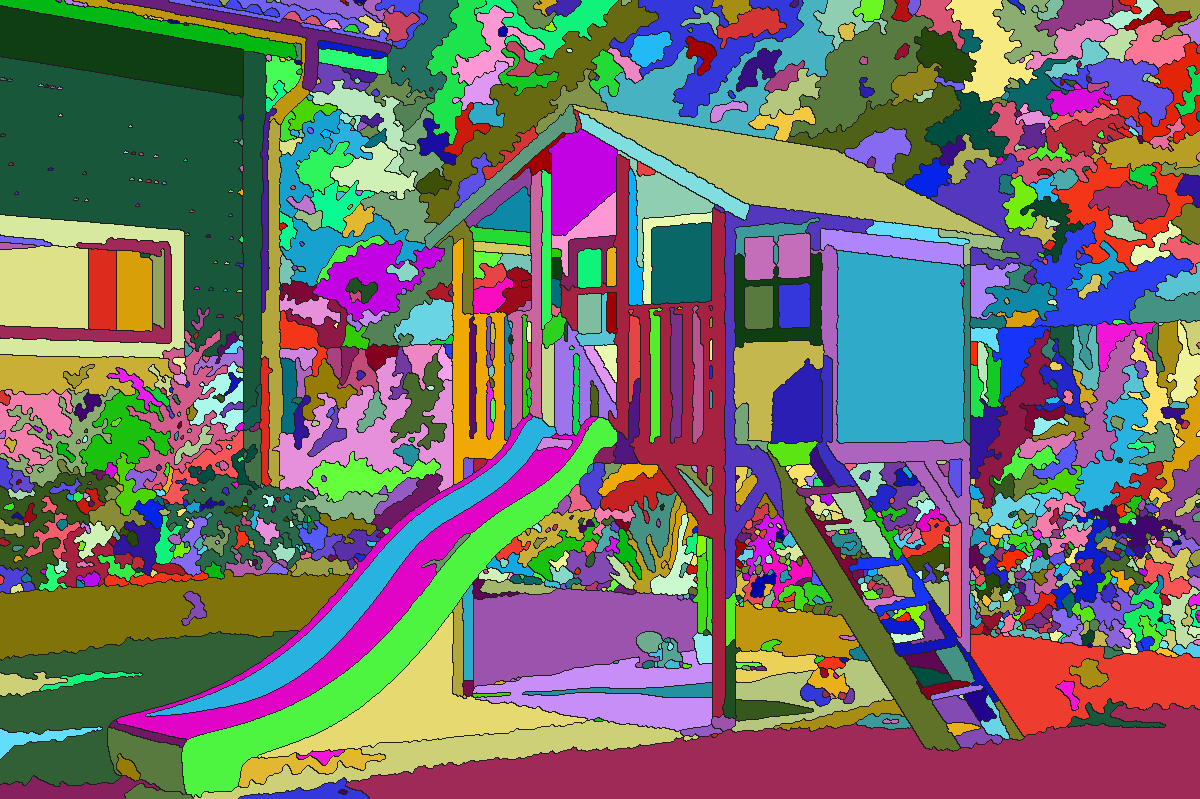
#> input picture output/debug.png, 1200 x 799 px
$ python -i build_adaptive_merge_report.py   (imports and definitions only)
#> lines starting #> are read from the running program, lines starting #| are printed output that depends on the picture; after the words box and inside, x2 and y2 are one past the last pixel; in counts of white or black regions, pixels touching at a corner belong together; pictures that were not available may be replaced by others from this repository, and a replacement may not be noted
#!/usr/bin/env python3
from __future__ import annotations

import argparse
import html
import json
import math
import shutil
from collections import defaultdict
from pathlib import Path
from typing import Any

import cv2
import numpy as np
from PIL import Image, ImageDraw, ImageFont, ImageOps


CONFIG_ORDER = [
    "expert24-balanced-detail",
    "expert24-adaptive-unlimited",
    "expert24-adaptive-2200",
    "expert24-adaptive-2400",
    "expert24-adaptive-2600",
    "expert24-adaptive-1800",
    "expert24-max-detail",
    "drake-reference",
]

SOURCE_LABELS = {
    "1-foto-1": "Camper am Meer",
    "img-1394": "See und Baumlinie",
    "img-1681": "Pferd auf Wiese",
    "img-1704": "Specht im Gruen",
    "img-1998": "Gelbe Blume",
    "foto-1": "Drake-Referenz Foto 1",
    "foto-1-dog": "Hund im Gras",
    "foto-2-frog": "Frosch",
    "foto-3-stork": "Storch im Nest",
}


# [6 lines left out: function parse_args, not called in this run]


def read_json(path: Path) -> Any:
    return json.loads(path.read_text(encoding="utf-8"))


# [8 lines left out: function report_href, not called in this run]


def load_rgb(path: str | Path) -> Image.Image:
#> called with path = '../output/debug.png'
    with Image.open(path) as image:
#> image is the input picture: PIL image 1200x799 RGB; mean R, G, B 117.9, 113.2, 107.8
        return ImageOps.exif_transpose(image).convert("RGB")


def resize_like(image: Image.Image, size: tuple[int, int]) -> Image.Image:
#> in rgb_metrics, `diff = source.astype(np.float32) - output.astype(np.float32)`: diff: shape (799, 1200, 3) float32; every value is 0
    if image.size == size:
        return image
    return image.resize(size, Image.Resampling.LANCZOS)


def image_to_np(image: Image.Image) -> np.ndarray:
    return np.asarray(image, dtype=np.uint8)


def canny_edges(rgb: np.ndarray) -> np.ndarray:
    gray = cv2.cvtColor(rgb, cv2.COLOR_RGB2GRAY)
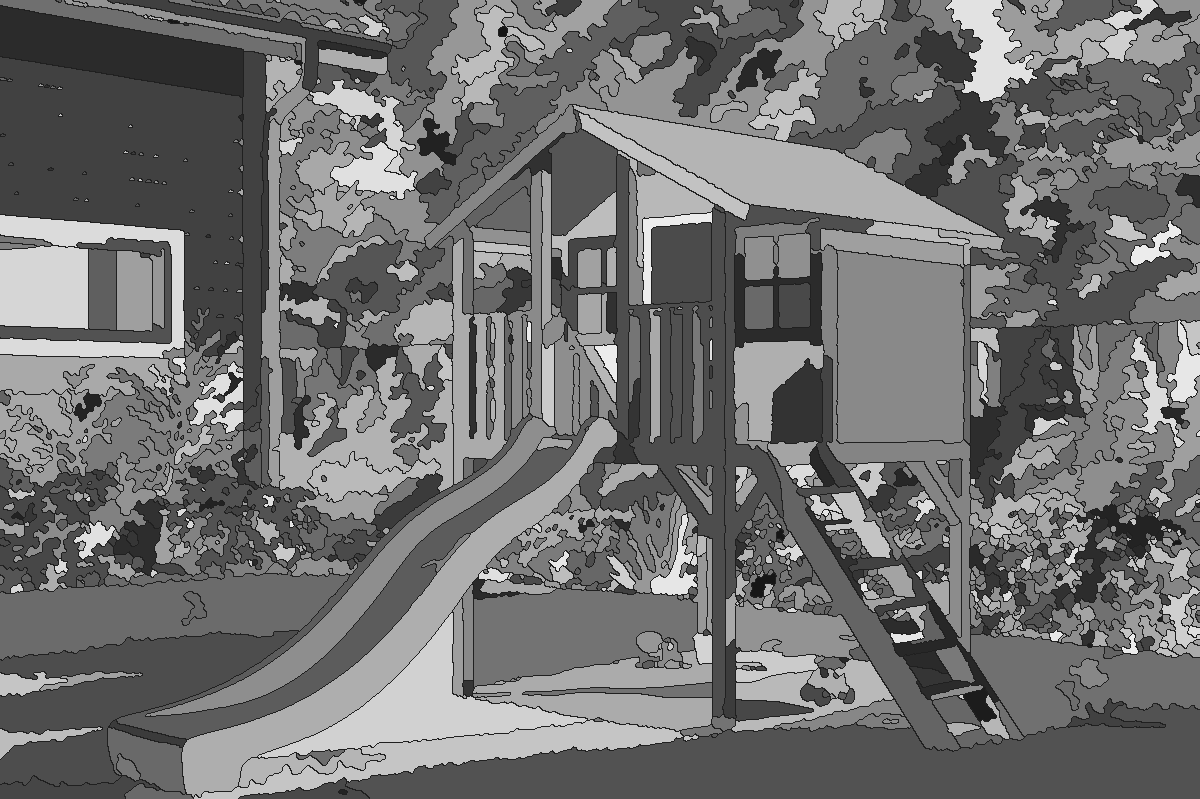
#> gray: shape (799, 1200); min 22, max 236, mean 114
    median = float(np.median(gray))
#> median = 107
    lower = int(max(12, 0.66 * median))
#> lower = 70
    upper = int(min(220, 1.33 * median + 24))
#> upper = 166
    return cv2.Canny(gray, lower, upper) > 0
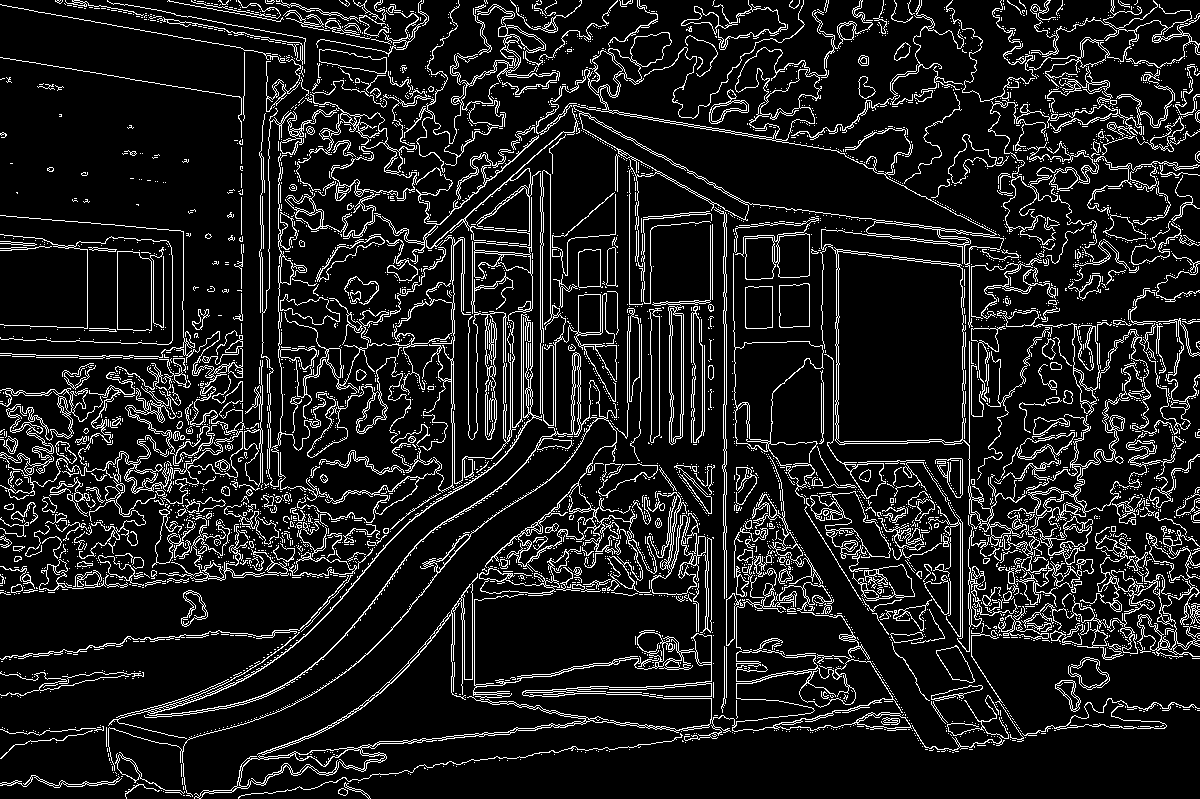
#> returned value: shape (799, 1200) bool; 11.3% white in thin lines or dots


def edge_metrics(source: np.ndarray, output: np.ndarray) -> dict[str, float]:
    source_edges = canny_edges(source)
    output_edges = canny_edges(output)
    kernel = np.ones((3, 3), np.uint8)
    source_dilated = cv2.dilate(source_edges.astype(np.uint8), kernel, iterations=1) > 0
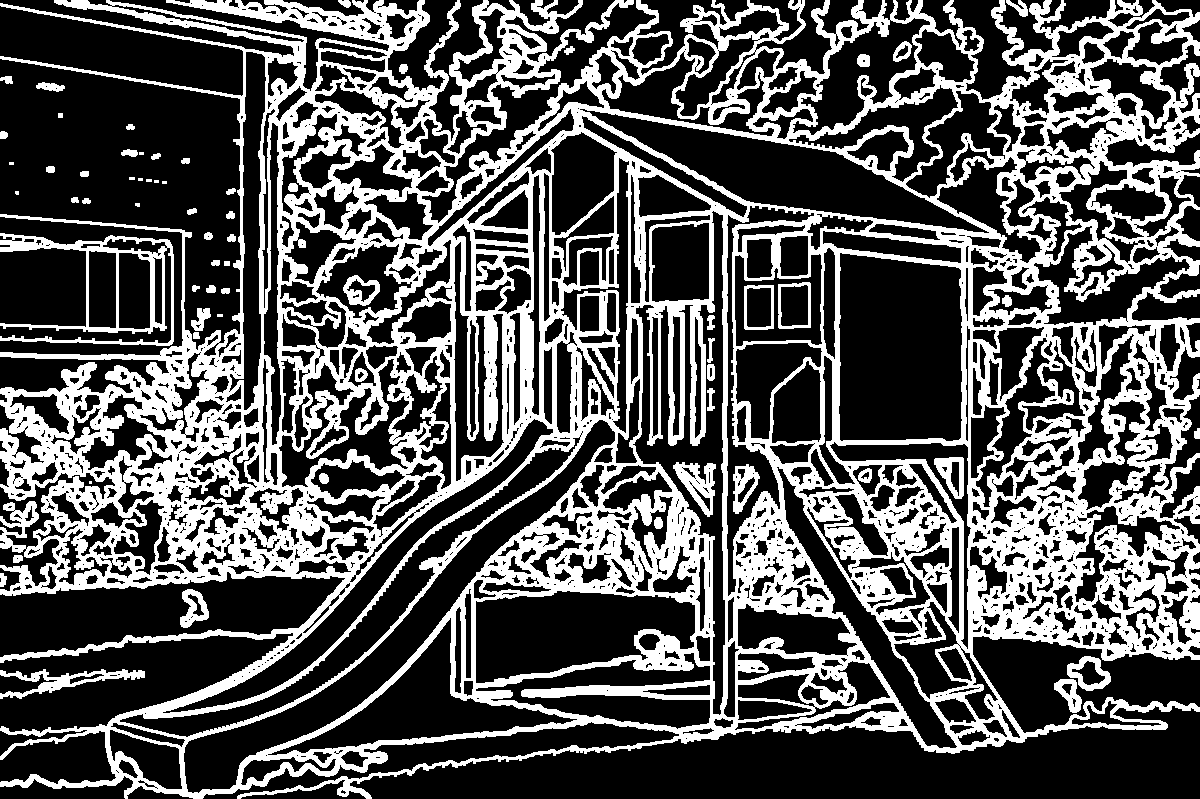
#> source_dilated: shape (799, 1200) bool; 33.7% white; 66 white regions (11 under 20 px), largest, box (x1, y1, x2, y2) and area: (0, 0, 1200, 799) 308283, (0, 233, 174, 346) 4194, (0, 669, 145, 699) 1378
    output_dilated = cv2.dilate(output_edges.astype(np.uint8), kernel, iterations=1) > 0
    source_count = max(1, int(source_edges.sum()))
#> source_count = 108256
    output_count = max(1, int(output_edges.sum()))
#> output_count = 108256
    recall = float((source_edges & output_dilated).sum() / source_count)
#> recall = 1
    precision = float((output_edges & source_dilated).sum() / output_count)
#> precision = 1
    f1 = 0.0 if precision + recall == 0 else 2 * precision * recall / (precision + recall)
#> f1 = 1
    return {
        "edgeRecall": recall,
        "edgePrecision": precision,
        "edgeF1": f1,
        "sourceEdgePixels": float(source_count),
        "outputEdgePixels": float(output_count),
    }


def rgb_metrics(source: np.ndarray, output: np.ndarray) -> dict[str, float]:
    diff = source.astype(np.float32) - output.astype(np.float32)
    abs_diff = np.abs(diff)
    return {
        "maeRgb": float(abs_diff.mean()),
        "rmseRgb": float(math.sqrt(float((diff * diff).mean()))),
        "p95AbsRgb": float(np.percentile(abs_diff, 95)),
    }


# [59 lines left out: functions srgb_to_lab, palette_distinctness, total_timing_ms, variant_path, not called in this run]


def source_label(input_id: str) -> str:
    return SOURCE_LABELS.get(input_id, input_id)


def compute_image_metrics(prepared_path: str | Path, output_path: str | Path) -> dict[str, float]:
    prepared = load_rgb(prepared_path)
    output = resize_like(load_rgb(output_path), prepared.size)
    source_np = image_to_np(prepared)
    output_np = image_to_np(output)
    metrics: dict[str, float] = {}
    metrics.update(rgb_metrics(source_np, output_np))
    metrics.update(edge_metrics(source_np, output_np))
    return metrics


# [183 lines left out: functions load_runs, load_drake_reference, group_rows, summarize, font, fit_cover and 2 more, not called in this run]


def config_rows_in_order(rows_by_config: dict[str, dict[str, Any]]) -> list[dict[str, Any]]:
    return [rows_by_config[config_id] for config_id in CONFIG_ORDER if config_id in rows_by_config]


# [62 lines left out: functions make_strip, make_crop_montages, not called in this run]


def fmt(value: float, digits: int = 1) -> str:
    return f"{value:.{digits}f}"


def pct(value: float) -> str:
    return f"{value * 100:.1f}%"


# [325 lines left out: functions risk_label, settings_digest, source_sort_key, write_report, main, not called in this run]


# [2 lines not run here, left out]

>>> result = compute_image_metrics('../output/debug.png', 'out.png')
#> result = {'maeRgb': 0, 'rmseRgb': 0, 'p95AbsRgb': 0, 'edgeRecall': 1, 'edgePrecision': 1, 'edgeF1': 1, 'sourceEdgePixels': 108256, 'outputEdgePixels': 108256}

$ run again, on output/step_normalized.png
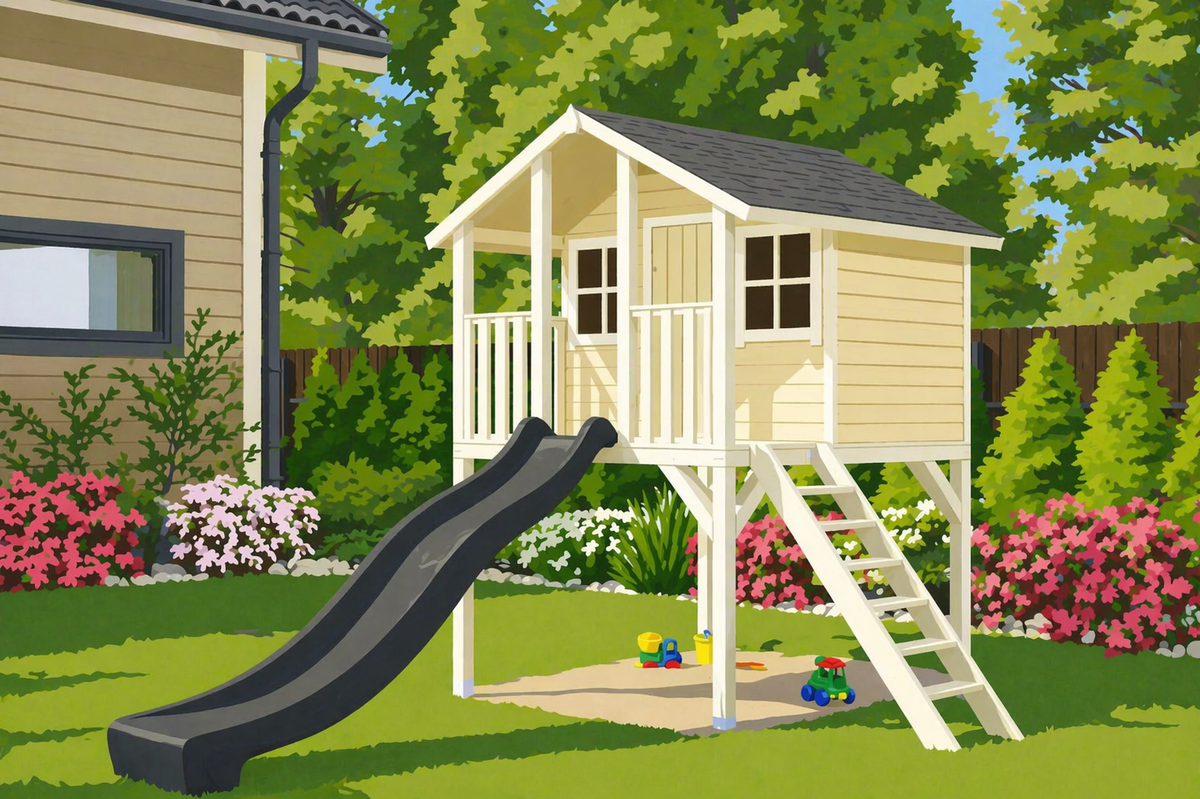
#> input picture output/step_normalized.png, 1200 x 799 px
#> in load_rgb, image is the input picture: PIL image 1200x799 RGB; mean R, G, B 132.9, 138.2, 80.9
#> diff: shape (799, 1200, 3) float32; every value is 0
#> median = 124
#> lower = 81
#> upper = 188
#> in canny_edges, `return cv2.Canny(gray, lower, upper) > 0`:
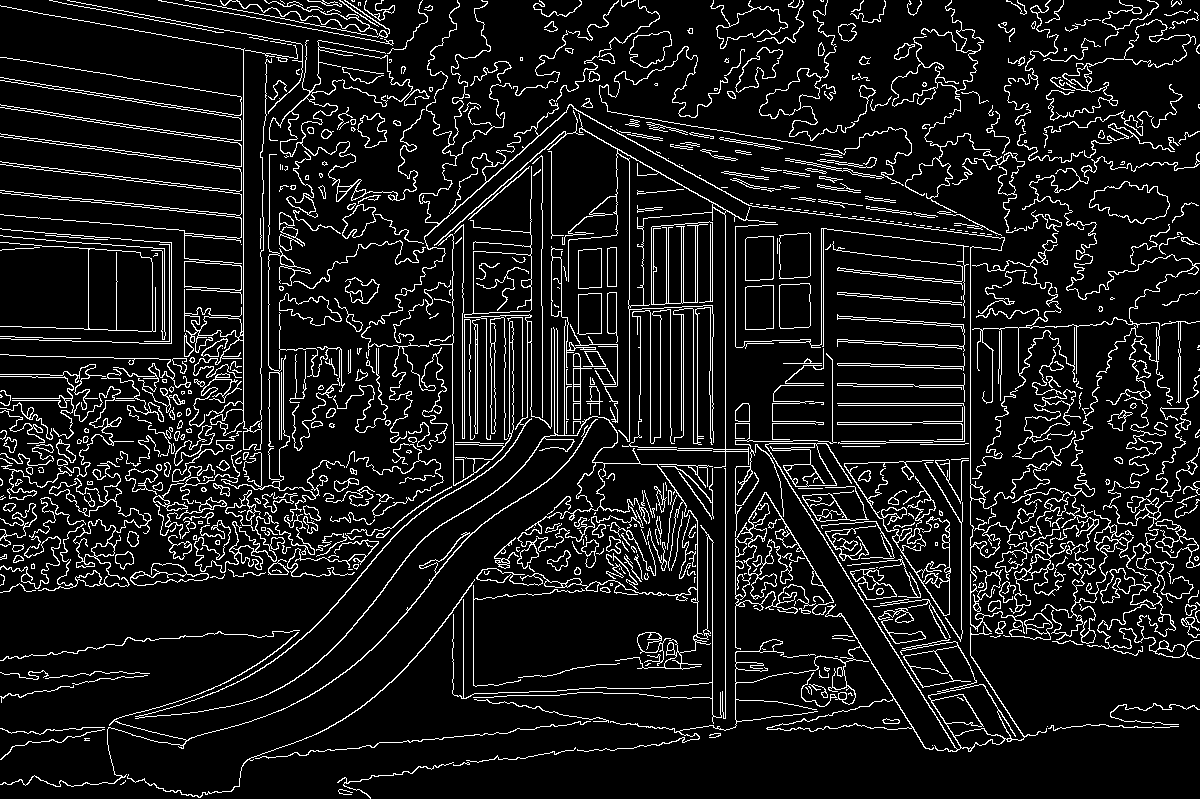
#> returned value: shape (799, 1200) bool; 9.9% white in thin lines or dots
#> in edge_metrics, `source_dilated = cv2.dilate(source_edges.astype(np.uint8), kernel, ite..`:
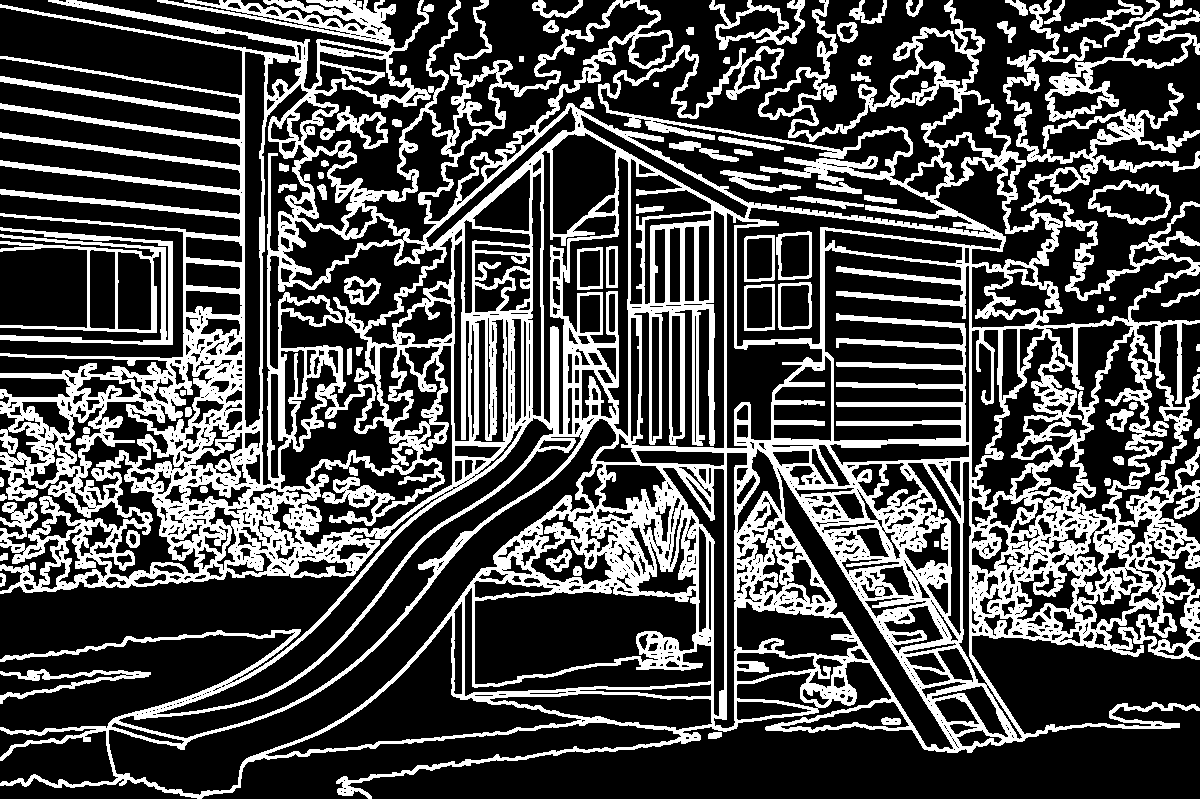
#> source_dilated: shape (799, 1200) bool; 29.7% white; 80 white regions (1 under 20 px), largest, box (x1, y1, x2, y2) and area: (0, 0, 1200, 799) 260449, (0, 227, 173, 345) 4906, (1045, 10, 1200, 122) 2946
#> source_count = 94493
#> recall = 1
#> result = {'maeRgb': 0, 'rmseRgb': 0, 'p95AbsRgb': 0, 'edgeRecall': 1, 'edgePrecision': 1, 'edgeF1': 1, 'sourceEdgePixels': 94493, 'outputEdgePixels': 94493}
